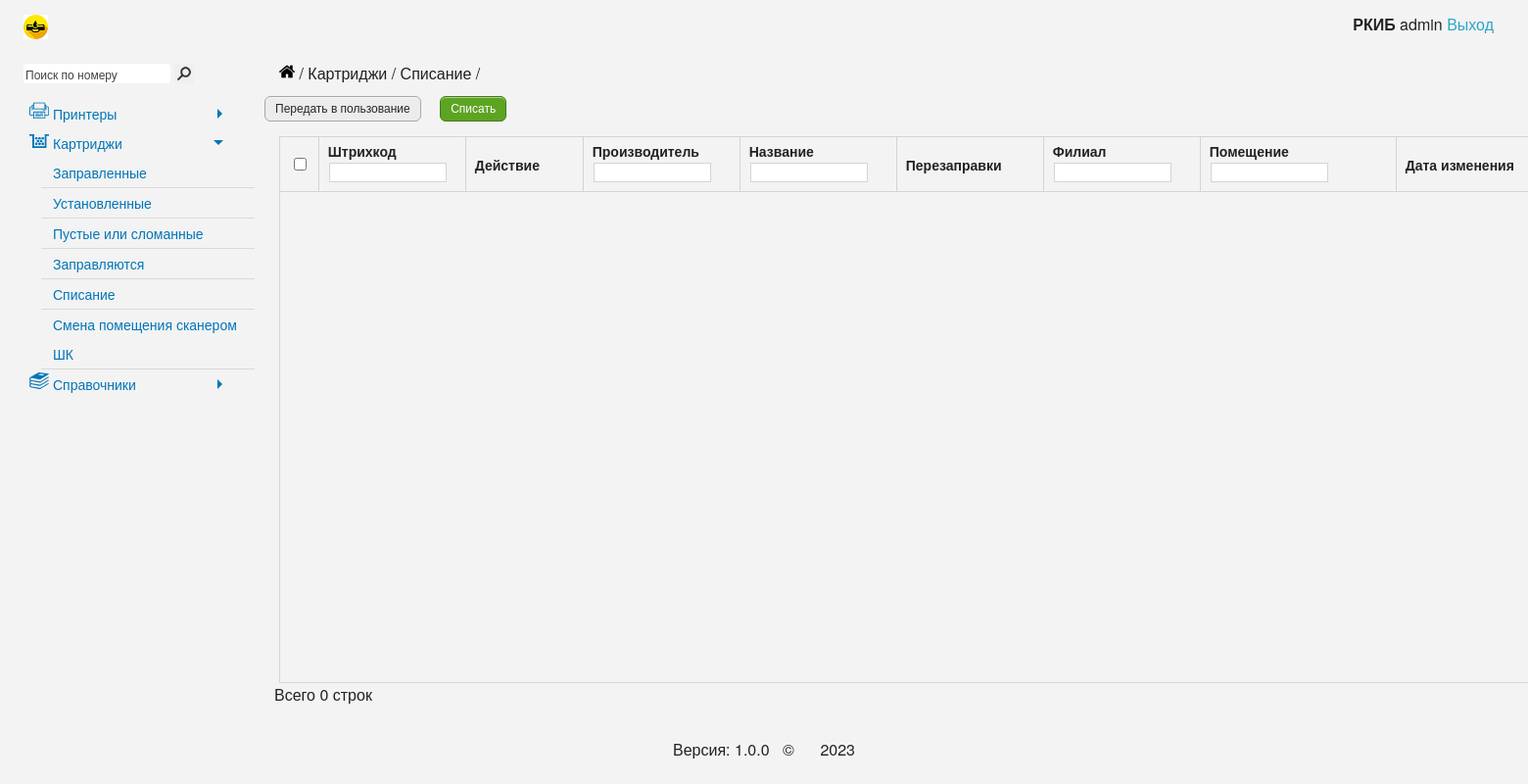
The app's page /cartridge/basket/, older data.
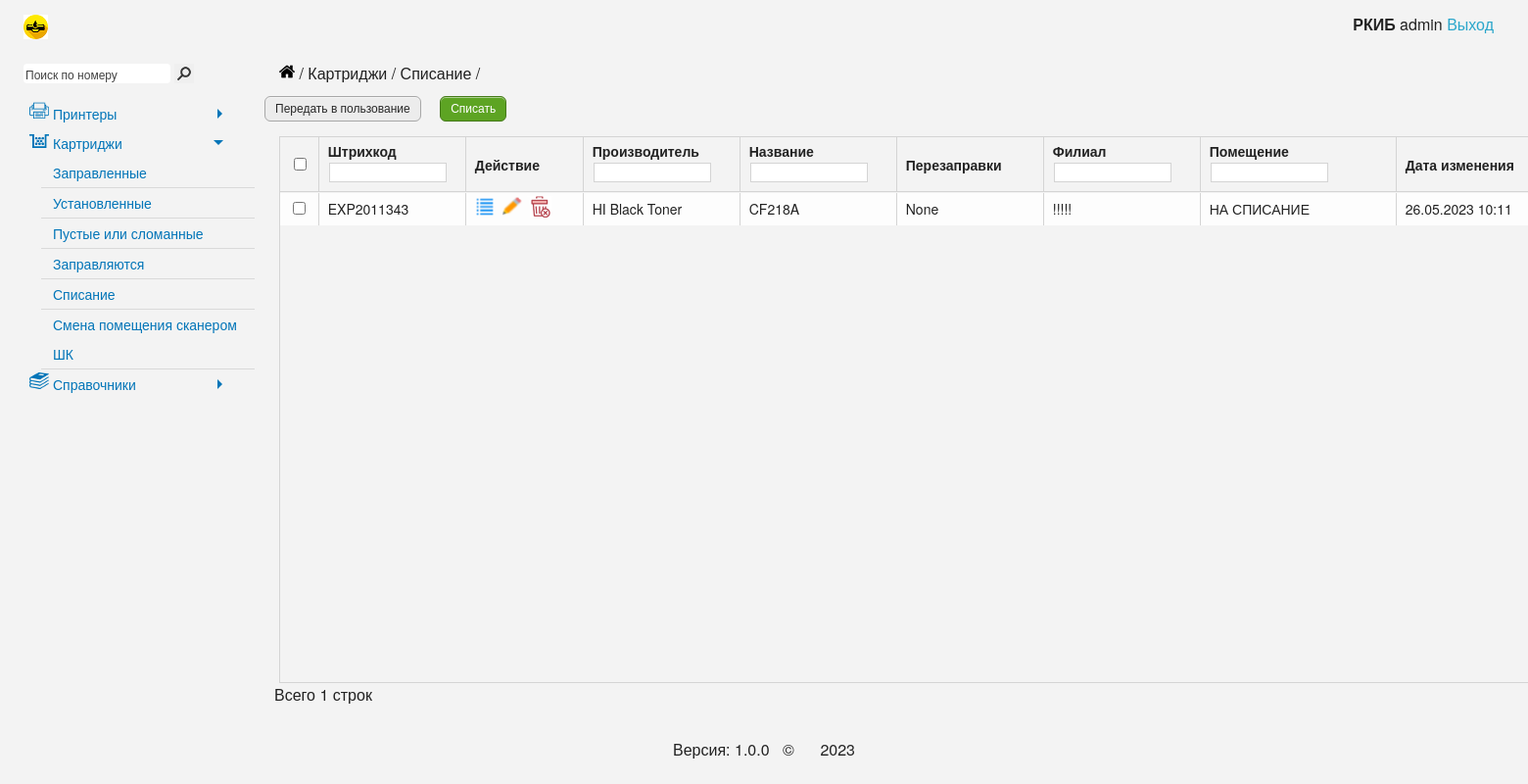
The same page, newer data.
### cartridge/models.py (models this page shows, shortened)
class Cartridges(models.Model):  # Картриджи
    barcode = models.CharField('Штрихкод', unique=True, db_index=True, max_length=50)
    cartName = models.ForeignKey('NameСartridge', default=None, on_delete=models.PROTECT)
    placeName = models.ForeignKey('Placements', on_delete=models.PROTECT)
    manufacturerName = models.ForeignKey('Manufacturer', default=None, on_delete=models.PROTECT)
    date = models.DateTimeField("Дата изменения", default=datetime.datetime.now().strftime("%d.%m.%Y %H:%M"))
    col = models.IntegerField('Перезаправки', db_index=True, blank=True, null=True)
    history = HistoricalRecords()
    class Meta:
        verbose_name = 'Картридж'
        verbose_name_plural = 'Картриджи'

class Manufacturer(models.Model):  # Производитель
    manufacturer = models.CharField("Производитель", max_length=50, unique=True, db_index=True)
    comments = models.CharField("Комментарии", max_length=100, blank=True)
    class Meta:
        verbose_name = 'Производитель'
        verbose_name_plural = 'Производители'
    def __str__(self):
        return str(self.manufacturer)

class NameСartridge(models.Model):  # Названия картриджей
    name = models.CharField("Название картриджа", max_length=50, unique=True, db_index=True)
    comments = models.CharField("Комментарии", max_length=100, blank=True)
    class Meta:
        verbose_name = 'Название картриджа'
        verbose_name_plural = 'Названия картриджей'
    def __str__(self):
        return str(self.name)

class Placements(models.Model):  # Помещения
    barcode = models.IntegerField('Штрихкод', unique=True, db_index=True)
    name = models.CharField("Помещение", max_length=50, unique=True, db_index=True)
    branch = models.CharField("Корпус", max_length=50, blank=True, null=True)
    class Meta:
        verbose_name = 'Помещение'
        verbose_name_plural = 'Помещения'
    def __str__(self):
        return str(self.name)

### cartridge/views.py (the view)
# urls.py: path('basket/', BasketListView.as_view(), name='basket'),
class BasketListView(ListView):
    model = Cartridges
    template_name = 'cartridge/basket.html'
    def get_context_data(self, **kwargs):
        context = super(BasketListView, self).get_context_data(**kwargs)
        context['basket'] = Cartridges.objects.filter(placeName=3)
        return context

### cartridge/templates/cartridge/basket.html (shortened to what the changed rows need)
{% extends 'cartridge/base.html' %}
{% load static %}
{% block content %}
    <div class="ng-scope-stock">
        <form method="post" action="{% url 'transfer_for_use' %}">
                <div class="large-12 columns">
                    <div class="ui-grid grid1675145443724" id="grid1">
                        <div class="ui-grid-viewport" style="width: 1325px; height: 500px; overflow-y: scroll;">
                            <div class="ui-grid-canvas" id="table">
                                {% if basket %}
                                    {% for el in basket %}
                                        <div class="ui-grid-row" id="row_{{ el.id }}">
                                            <div class="ui-grid-cell ui-grid-coluiGrid-000H">
                                                <div class="ui-grid-cell-contents">
                                                    <input name="check" class="ui-grid-cell-contents-checkbox" type="checkbox" value="{{ el.barcode }}">
                                                </div>
                                            </div>
                                            <div class="ui-grid-cell ui-grid-coluiGrid-0007">
                                                <div class="ui-grid-cell-contents">{{ el.barcode }}</div>
                                            </div>
                                            <div class="ui-grid-cell ui-grid-coluiGrid-0008" style="padding: 3px">
                                                <div class="ui-grid-cell-contents" style="display: flex;">
                                                    <a title="Подробнее" href="{% url 'details_view' el.id %}">
                                                        <img class="action_ico" src="{% static 'img/events.png' %}" alt="">
                                                    </a>
                                                    <a title="Редактирование" href="{% url 'edit_update_view' el.id %}">
                                                        <img class="action_ico" src="{% static 'img/edit.png' %}" alt="">
                                                    </a>
                                                    <form action="{% url 'delete_view' el.id %}" method="post">
                                                        <button class="button_action" title="Удаление"
                                                                onclick="return confirm('Вы уверены что хотите удалить картридж {{ el.manufacturerName }} {{ el.cartName }}?');">
                                                        </button>
                                                    </form>
                                                </div>
                                            </div>
                                            <div class="ui-grid-cell ui-grid-coluiGrid-0009">
                                                <div class="ui-grid-cell-contents">{{ el.manufacturerName }}</div>
                                            </div>
                                            <div class="ui-grid-cell ui-grid-coluiGrid-000A">
                                                <div class="ui-grid-cell-contents">{{ el.cartName }}</div>
                                            </div>
                                            <div class="ui-grid-cell ui-grid-coluiGrid-000C">
                                                <div class="ui-grid-cell-contents">{{ el.col }}</div>
                                            </div>
                                            <div class="ui-grid-cell ui-grid-coluiGrid-000D">
                                                <div class="ui-grid-cell-contents" title="">!!!!!</div>
                                            </div>
                                            <div class="ui-grid-cell ui-grid-coluiGrid-000E">
                                                <div class="ui-grid-cell-contents" title="">{{ el.placeName }}</div>
                                            </div>
                                            <div class="ui-grid-cell ui-grid-coluiGrid-000G">
                                                <div class="ui-grid-cell-contents">{{ el.date|date:'d.m.Y H:i' }}</div>
                                            </div>
                                        </div>
                                    {% endfor %}
                                {% endif %}
                            </div>
                        </div>
                    </div>
                </div>
                <div class="ui-grid-pager-panel" style="width: 100%; height: 20px; position: absolute; bottom: 38px;">
                    <div class="ui-grid-pager-count-container">
                        <div class="ui-grid-pager-count">
                            <span class="ng-binding">Всего {{ basket.count }} строк</span>
                        </div>
                    </div>
                </div>
        </form>
    </div>
{% endblock %}

Row changes from the older to the newer data that the page shows:
now on this page (row edited): Cartridges: barcode "EXP2011343", manufacturerName "HI Black Toner", cartName "CF218A", col "None", placeName "НА СПИСАНИЕ", date "26.05.2023 10:11"
Text that changed along with them:
{{ basket.count }}: "0" → "1"
